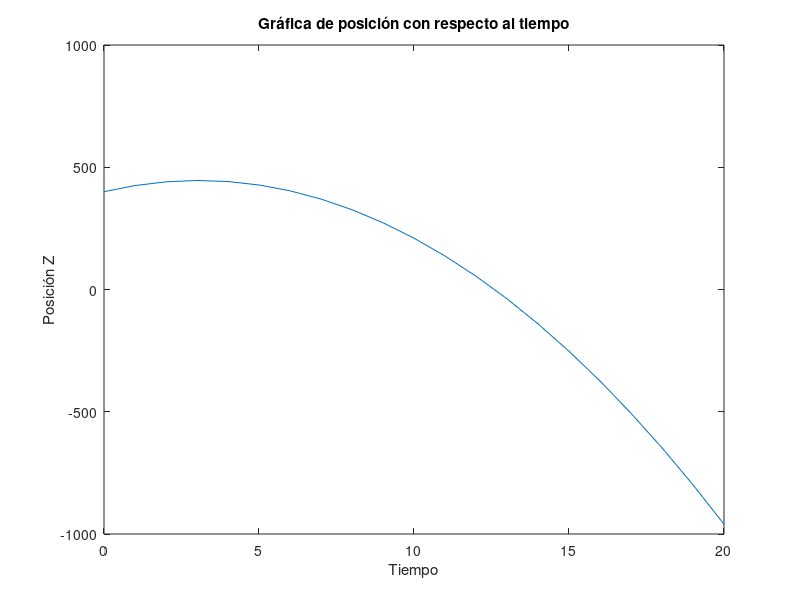
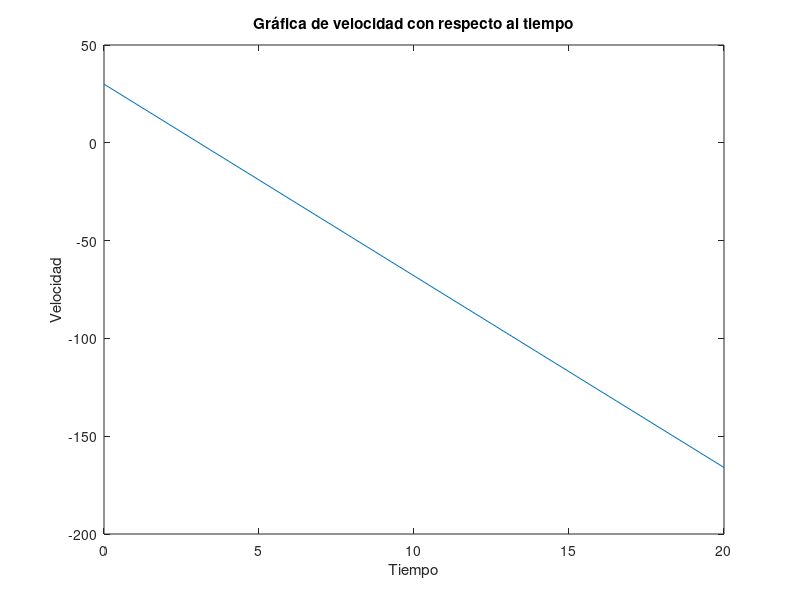
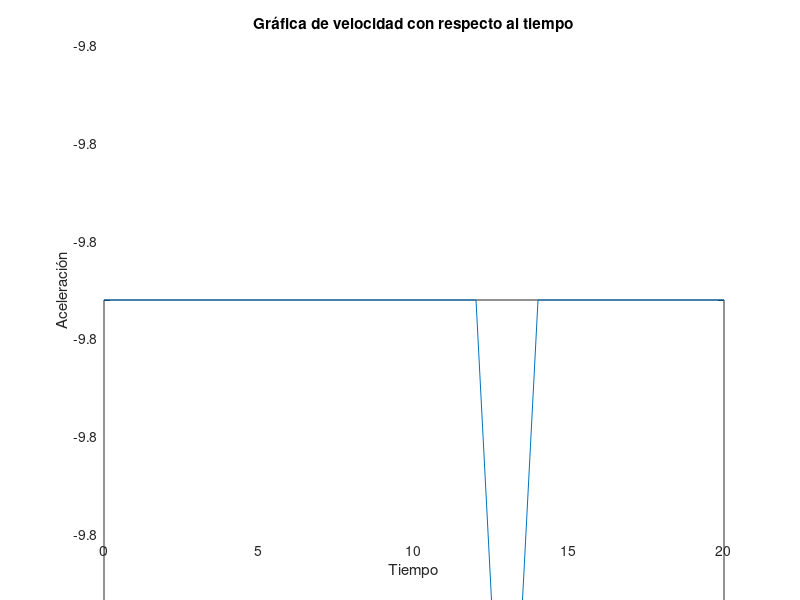

The MATLAB script that drew these images, in order:
% Parámetros y condiciones iniciales
mi = 1000;
miu =  (4*pi) * 10^-7;
radio = 10;
I = 1000;
masa = 100;
gravedad = 9.8;

z0 = 400; % Valor inicial de z
v0 = 30; % Valor inicial de v
t0 = 0; % Tiempo inicial
tn = 20; % Tiempo final
h = 1; % Tamaño del paso

% Funciones del sistema de ecuaciones diferenciales
f1 = @(t, z, v) v;
f2 = @(t, z, v) (3*mi*miu*radio^2*I/(2*masa)) * (z/(radio^2 + z^2)^(5/2)) - gravedad;

% Implementación del método de Runge-Kutta
t_vals = t0:h:tn; % Vector de tiempos
N = length(t_vals); % Número de pasos

z_vals = zeros(1, N); % Vector para almacenar los valores de z
v_vals = zeros(1, N); % Vector para almacenar los valores de v

z_vals(1) = z0; % Valor inicial de z
v_vals(1) = v0; % Valor inicial de v

% Iteración del método de Runge-Kutta
for i = 1:(N-1)
    t = t_vals(i);
    z = z_vals(i);
    v = v_vals(i);
    
    k1z = h * f1(t, z, v);
    k1v = h * f2(t, z, v);
    k2z = h * f1(t + h/2, z + k1z/2, v + k1v/2);
    k2v = h * f2(t + h/2, z + k1z/2, v + k1v/2);
    k3z = h * f1(t + h/2, z + k2z/2, v + k2v/2);
    k3v = h * f2(t + h/2, z + k2z/2, v + k2v/2);
    k4z = h * f1(t + h, z + k3z, v + k3v);
    k4v = h * f2(t + h, z + k3z, v + k3v);
    
    z_vals(i+1) = z + (k1z + 2*k2z + 2*k3z + k4z) / 6;
    v_vals(i+1) = v + (k1v + 2*k2v + 2*k3v + k4v) / 6;
end
a_vals = [];

for i=1:length(z_vals)
    a_vals(end+1) = (3*mi*miu*radio^2*I/(2*masa)) * (z_vals(i)/(radio^2 + (z_vals(i))^2)^(5/2)) - gravedad;
end
% Graficar la solución
figure(1);
plot(t_vals, z_vals);
xlabel('Tiempo');
ylabel('Posición Z');
title('Gráfica de posición con respecto al tiempo');
figure(2);
plot(t_vals,v_vals);
xlabel('Tiempo');
ylabel('Velocidad');
title('Gráfica de velocidad con respecto al tiempo');
figure(3);
plot(t_vals,a_vals);
xlabel('Tiempo');
ylabel('Aceleración');
title('Gráfica de velocidad con respecto al tiempo');

